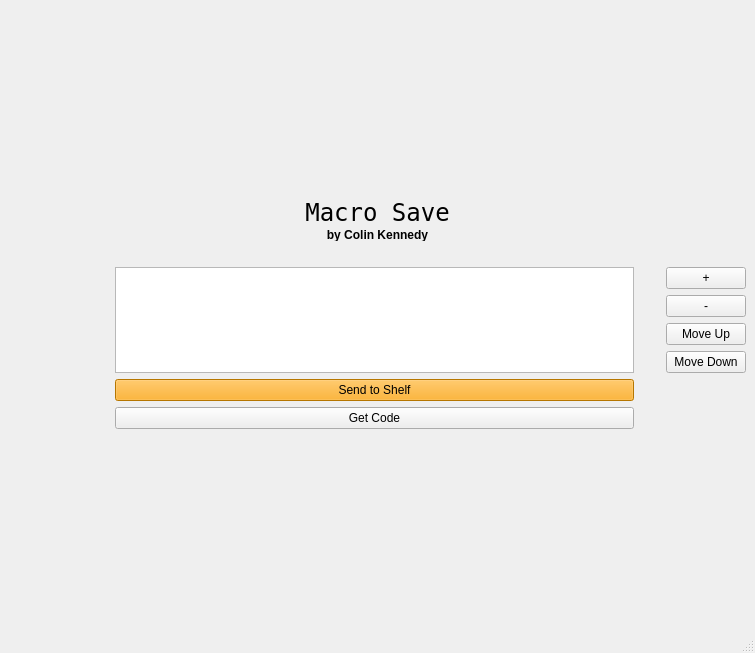
<?xml version="1.0" encoding="UTF-8"?>
<ui version="4.0">
 <class>MainWindow</class>
 <widget class="QMainWindow" name="MainWindow">
  <property name="geometry">
   <rect>
    <x>0</x>
    <y>0</y>
    <width>755</width>
    <height>653</height>
   </rect>
  </property>
  <property name="windowTitle">
   <string>MainWindow</string>
  </property>
  <widget class="QWidget" name="centralwidget">
   <layout class="QGridLayout" name="gridLayout_2">
    <item row="0" column="0">
     <layout class="QGridLayout" name="gridLayout">
      <item row="3" column="3">
       <widget class="QPushButton" name="add_pb">
        <property name="maximumSize">
         <size>
          <width>100</width>
          <height>16777215</height>
         </size>
        </property>
        <property name="text">
         <string>+</string>
        </property>
       </widget>
      </item>
      <item row="8" column="1">
       <widget class="QPushButton" name="getCode_pb">
        <property name="text">
         <string>Get Code</string>
        </property>
       </widget>
      </item>
      <item row="6" column="3">
       <widget class="QPushButton" name="moveDown_pb">
        <property name="text">
         <string>Move Down</string>
        </property>
       </widget>
      </item>
      <item row="3" column="2">
       <spacer name="horizontalSpacer">
        <property name="orientation">
         <enum>Qt::Horizontal</enum>
        </property>
        <property name="sizeType">
         <enum>QSizePolicy::Fixed</enum>
        </property>
        <property name="sizeHint" stdset="0">
         <size>
          <width>20</width>
          <height>20</height>
         </size>
        </property>
       </spacer>
      </item>
      <item row="5" column="3">
       <widget class="QPushButton" name="moveUp_pb">
        <property name="text">
         <string>Move Up</string>
        </property>
       </widget>
      </item>
      <item row="7" column="1">
       <widget class="QPushButton" name="sendToShelf_pb">
        <property name="styleSheet">
         <string notr="true">background-color: orange;</string>
        </property>
        <property name="text">
         <string>Send to Shelf</string>
        </property>
       </widget>
      </item>
      <item row="4" column="3">
       <widget class="QPushButton" name="minus_pb">
        <property name="text">
         <string>-</string>
        </property>
       </widget>
      </item>
      <item row="2" column="1">
       <spacer name="verticalSpacer">
        <property name="orientation">
         <enum>Qt::Vertical</enum>
        </property>
        <property name="sizeType">
         <enum>QSizePolicy::Fixed</enum>
        </property>
        <property name="sizeHint" stdset="0">
         <size>
          <width>0</width>
          <height>20</height>
         </size>
        </property>
       </spacer>
      </item>
      <item row="3" column="0" rowspan="4">
       <spacer name="horizontalSpacer_2">
        <property name="orientation">
         <enum>Qt::Horizontal</enum>
        </property>
        <property name="sizeType">
         <enum>QSizePolicy::Fixed</enum>
        </property>
        <property name="sizeHint" stdset="0">
         <size>
          <width>100</width>
          <height>20</height>
         </size>
        </property>
       </spacer>
      </item>
      <item row="0" column="0" colspan="4">
       <widget class="QLabel" name="title_l">
        <property name="maximumSize">
         <size>
          <width>16777215</width>
          <height>22</height>
         </size>
        </property>
        <property name="font">
         <font>
          <family>DejaVu Sans Mono</family>
          <pointsize>18</pointsize>
         </font>
        </property>
        <property name="text">
         <string>Macro Save</string>
        </property>
        <property name="alignment">
         <set>Qt::AlignCenter</set>
        </property>
       </widget>
      </item>
      <item row="1" column="0" colspan="4">
       <widget class="QLabel" name="subtitle_l">
        <property name="maximumSize">
         <size>
          <width>16777215</width>
          <height>12</height>
         </size>
        </property>
        <property name="font">
         <font>
          <weight>75</weight>
          <bold>true</bold>
         </font>
        </property>
        <property name="text">
         <string>by Colin Kennedy</string>
        </property>
        <property name="alignment">
         <set>Qt::AlignCenter</set>
        </property>
       </widget>
      </item>
      <item row="3" column="1" rowspan="4">
       <widget class="QListView" name="cmd_lv"/>
      </item>
     </layout>
    </item>
   </layout>
  </widget>
  <widget class="QMenuBar" name="menubar">
   <property name="geometry">
    <rect>
     <x>0</x>
     <y>0</y>
     <width>755</width>
     <height>25</height>
    </rect>
   </property>
  </widget>
  <widget class="QStatusBar" name="statusbar"/>
 </widget>
 <resources/>
 <connections/>
</ui>
